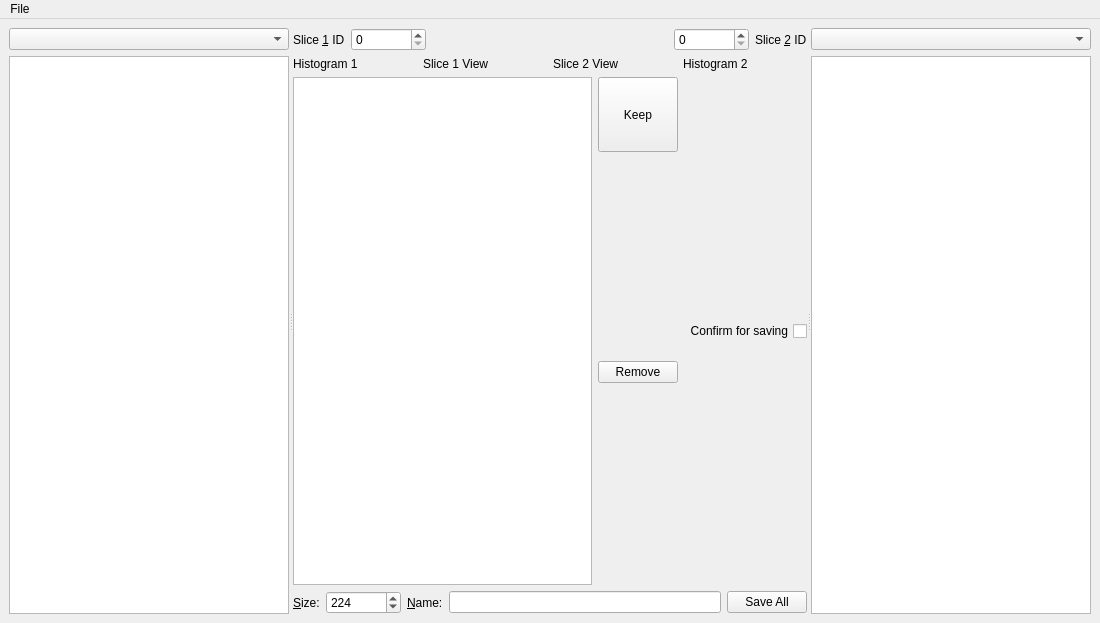
<?xml version="1.0" encoding="UTF-8"?>
<ui version="4.0">
 <class>SimpleGUI</class>
 <widget class="QMainWindow" name="SimpleGUI">
  <property name="geometry">
   <rect>
    <x>0</x>
    <y>0</y>
    <width>1100</width>
    <height>623</height>
   </rect>
  </property>
  <property name="windowTitle">
   <string>Image Slicer</string>
  </property>
  <property name="windowIcon">
   <iconset>
    <normaloff>:/ISS.ico</normaloff>:/ISS.ico</iconset>
  </property>
  <widget class="QWidget" name="mainWidget">
   <layout class="QHBoxLayout" name="horizontalLayout">
    <item>
     <layout class="QHBoxLayout" name="innerWidget">
      <item>
       <widget class="QSplitter" name="class_one_splitter">
        <property name="orientation">
         <enum>Qt::Horizontal</enum>
        </property>
        <property name="opaqueResize">
         <bool>true</bool>
        </property>
        <property name="childrenCollapsible">
         <bool>false</bool>
        </property>
        <widget class="QWidget" name="verticalLayoutWidget_5">
         <layout class="QVBoxLayout" name="verticalLayout_6">
          <item>
           <widget class="QComboBox" name="class1ComboBox"/>
          </item>
          <item>
           <widget class="QListWidget" name="class1List">
            <property name="sizePolicy">
             <sizepolicy hsizetype="Preferred" vsizetype="Expanding">
              <horstretch>0</horstretch>
              <verstretch>0</verstretch>
             </sizepolicy>
            </property>
            <property name="minimumSize">
             <size>
              <width>30</width>
              <height>0</height>
             </size>
            </property>
            <property name="baseSize">
             <size>
              <width>250</width>
              <height>0</height>
             </size>
            </property>
           </widget>
          </item>
         </layout>
        </widget>
        <widget class="QWidget" name="horizontalLayoutWidget">
         <layout class="QVBoxLayout" name="verticalLayout_3">
          <item>
           <layout class="QHBoxLayout" name="imagesViewHorizontalLayout">
            <item>
             <layout class="QVBoxLayout" name="rightImageLayout">
              <item>
               <layout class="QHBoxLayout" name="horizontalLayout_5">
                <item>
                 <widget class="QLabel" name="slice1Label">
                  <property name="text">
                   <string>Slice &amp;1 ID</string>
                  </property>
                  <property name="buddy">
                   <cstring>id1</cstring>
                  </property>
                 </widget>
                </item>
                <item>
                 <widget class="QSpinBox" name="id1">
                  <property name="sizePolicy">
                   <sizepolicy hsizetype="Expanding" vsizetype="Fixed">
                    <horstretch>0</horstretch>
                    <verstretch>0</verstretch>
                   </sizepolicy>
                  </property>
                  <property name="maximumSize">
                   <size>
                    <width>75</width>
                    <height>16777215</height>
                   </size>
                  </property>
                  <property name="layoutDirection">
                   <enum>Qt::LeftToRight</enum>
                  </property>
                  <property name="maximum">
                   <number>999999999</number>
                  </property>
                 </widget>
                </item>
                <item>
                 <spacer name="horizontalSpacer_2">
                  <property name="orientation">
                   <enum>Qt::Horizontal</enum>
                  </property>
                  <property name="sizeHint" stdset="0">
                   <size>
                    <width>40</width>
                    <height>20</height>
                   </size>
                  </property>
                 </spacer>
                </item>
               </layout>
              </item>
              <item>
               <layout class="QHBoxLayout" name="horizontalLayout_2">
                <item>
                 <widget class="QLabel" name="histogram1">
                  <property name="text">
                   <string>Histogram 1</string>
                  </property>
                 </widget>
                </item>
                <item>
                 <widget class="QLabel" name="slice1View">
                  <property name="maximumSize">
                   <size>
                    <width>300</width>
                    <height>300</height>
                   </size>
                  </property>
                  <property name="text">
                   <string>Slice 1 View</string>
                  </property>
                 </widget>
                </item>
               </layout>
              </item>
             </layout>
            </item>
            <item>
             <layout class="QVBoxLayout" name="leftImageLayout">
              <item>
               <layout class="QHBoxLayout" name="horizontalLayout_4">
                <item>
                 <spacer name="horizontalSpacer">
                  <property name="orientation">
                   <enum>Qt::Horizontal</enum>
                  </property>
                  <property name="sizeHint" stdset="0">
                   <size>
                    <width>40</width>
                    <height>20</height>
                   </size>
                  </property>
                 </spacer>
                </item>
                <item>
                 <widget class="QSpinBox" name="id2">
                  <property name="sizePolicy">
                   <sizepolicy hsizetype="Expanding" vsizetype="Fixed">
                    <horstretch>0</horstretch>
                    <verstretch>0</verstretch>
                   </sizepolicy>
                  </property>
                  <property name="maximumSize">
                   <size>
                    <width>75</width>
                    <height>16777215</height>
                   </size>
                  </property>
                  <property name="maximum">
                   <number>999999999</number>
                  </property>
                 </widget>
                </item>
                <item>
                 <widget class="QLabel" name="slice2Label">
                  <property name="text">
                   <string>Slice &amp;2 ID</string>
                  </property>
                  <property name="buddy">
                   <cstring>id2</cstring>
                  </property>
                 </widget>
                </item>
               </layout>
              </item>
              <item>
               <layout class="QHBoxLayout" name="horizontalLayout_3">
                <item>
                 <widget class="QLabel" name="slice2View">
                  <property name="maximumSize">
                   <size>
                    <width>300</width>
                    <height>300</height>
                   </size>
                  </property>
                  <property name="text">
                   <string>Slice 2 View</string>
                  </property>
                 </widget>
                </item>
                <item>
                 <widget class="QLabel" name="histogram2">
                  <property name="text">
                   <string>Histogram 2</string>
                  </property>
                 </widget>
                </item>
               </layout>
              </item>
             </layout>
            </item>
           </layout>
          </item>
          <item>
           <layout class="QVBoxLayout" name="verticalLayout">
            <item>
             <layout class="QHBoxLayout" name="horizontalLayout_7">
              <item>
               <widget class="QListWidget" name="pairsList">
                <property name="sizePolicy">
                 <sizepolicy hsizetype="Expanding" vsizetype="Preferred">
                  <horstretch>0</horstretch>
                  <verstretch>0</verstretch>
                 </sizepolicy>
                </property>
                <property name="minimumSize">
                 <size>
                  <width>0</width>
                  <height>100</height>
                 </size>
                </property>
               </widget>
              </item>
              <item>
               <layout class="QVBoxLayout" name="verticalLayout_2">
                <item>
                 <widget class="QPushButton" name="keepBtn">
                  <property name="minimumSize">
                   <size>
                    <width>0</width>
                    <height>75</height>
                   </size>
                  </property>
                  <property name="text">
                   <string>Keep</string>
                  </property>
                  <property name="shortcut">
                   <string>Return</string>
                  </property>
                  <property name="default">
                   <bool>false</bool>
                  </property>
                 </widget>
                </item>
                <item>
                 <spacer name="verticalSpacer_2">
                  <property name="orientation">
                   <enum>Qt::Vertical</enum>
                  </property>
                  <property name="sizeHint" stdset="0">
                   <size>
                    <width>20</width>
                    <height>40</height>
                   </size>
                  </property>
                 </spacer>
                </item>
                <item>
                 <widget class="QPushButton" name="removeBtn">
                  <property name="text">
                   <string>Remove</string>
                  </property>
                  <property name="shortcut">
                   <string>Del</string>
                  </property>
                 </widget>
                </item>
                <item>
                 <spacer name="verticalSpacer">
                  <property name="orientation">
                   <enum>Qt::Vertical</enum>
                  </property>
                  <property name="sizeHint" stdset="0">
                   <size>
                    <width>20</width>
                    <height>40</height>
                   </size>
                  </property>
                 </spacer>
                </item>
               </layout>
              </item>
              <item>
               <widget class="QCheckBox" name="confirmSave">
                <property name="layoutDirection">
                 <enum>Qt::RightToLeft</enum>
                </property>
                <property name="text">
                 <string>Confirm for saving</string>
                </property>
                <property name="checkable">
                 <bool>true</bool>
                </property>
                <property name="tristate">
                 <bool>false</bool>
                </property>
               </widget>
              </item>
             </layout>
            </item>
            <item>
             <layout class="QHBoxLayout" name="horizontalLayout_6">
              <item>
               <widget class="QLabel" name="sizeLbl">
                <property name="text">
                 <string>&amp;Size:</string>
                </property>
                <property name="buddy">
                 <cstring>sliceSize</cstring>
                </property>
               </widget>
              </item>
              <item>
               <widget class="QSpinBox" name="sliceSize">
                <property name="minimumSize">
                 <size>
                  <width>75</width>
                  <height>0</height>
                 </size>
                </property>
                <property name="maximum">
                 <number>1000000277</number>
                </property>
                <property name="singleStep">
                 <number>10</number>
                </property>
                <property name="value">
                 <number>224</number>
                </property>
               </widget>
              </item>
              <item>
               <widget class="QLabel" name="nameLbl">
                <property name="text">
                 <string>&amp;Name:</string>
                </property>
                <property name="textInteractionFlags">
                 <set>Qt::LinksAccessibleByMouse</set>
                </property>
                <property name="buddy">
                 <cstring>sliceNameEdit</cstring>
                </property>
               </widget>
              </item>
              <item>
               <widget class="QLineEdit" name="sliceNameEdit"/>
              </item>
              <item>
               <widget class="QPushButton" name="saveAll">
                <property name="text">
                 <string>Save All</string>
                </property>
               </widget>
              </item>
             </layout>
            </item>
           </layout>
          </item>
         </layout>
        </widget>
        <widget class="QWidget" name="verticalLayoutWidget_4">
         <layout class="QVBoxLayout" name="verticalLayout_5">
          <item>
           <widget class="QComboBox" name="class2ComboBox"/>
          </item>
          <item>
           <widget class="QListWidget" name="class2List">
            <property name="sizePolicy">
             <sizepolicy hsizetype="Preferred" vsizetype="Expanding">
              <horstretch>0</horstretch>
              <verstretch>0</verstretch>
             </sizepolicy>
            </property>
            <property name="baseSize">
             <size>
              <width>250</width>
              <height>0</height>
             </size>
            </property>
           </widget>
          </item>
         </layout>
        </widget>
       </widget>
      </item>
     </layout>
    </item>
   </layout>
  </widget>
  <widget class="QMenuBar" name="menuBar">
   <property name="geometry">
    <rect>
     <x>0</x>
     <y>0</y>
     <width>1100</width>
     <height>21</height>
    </rect>
   </property>
   <widget class="QMenu" name="menuFile">
    <property name="title">
     <string>File</string>
    </property>
    <addaction name="actionLoad_Directory"/>
    <addaction name="actionSave_To"/>
    <addaction name="separator"/>
    <addaction name="actionExit"/>
   </widget>
   <addaction name="menuFile"/>
  </widget>
  <action name="actionExit">
   <property name="text">
    <string>Exit</string>
   </property>
  </action>
  <action name="actionLoad_Directory">
   <property name="text">
    <string>Load Directory</string>
   </property>
  </action>
  <action name="actionSave_To">
   <property name="text">
    <string>Save To</string>
   </property>
  </action>
  <action name="actionImage_1_next">
   <property name="text">
    <string>Image 1 ↑</string>
   </property>
  </action>
  <action name="actionImage_2_next">
   <property name="text">
    <string>Image 2 ↑</string>
   </property>
  </action>
  <action name="actionImage_1_previous">
   <property name="text">
    <string>Image 1 ↓</string>
   </property>
  </action>
  <action name="actionImage_2_previous">
   <property name="text">
    <string>Image 2 ↓</string>
   </property>
  </action>
 </widget>
 <tabstops>
  <tabstop>class1List</tabstop>
  <tabstop>class2List</tabstop>
  <tabstop>pairsList</tabstop>
  <tabstop>keepBtn</tabstop>
  <tabstop>removeBtn</tabstop>
  <tabstop>confirmSave</tabstop>
  <tabstop>sliceSize</tabstop>
  <tabstop>sliceNameEdit</tabstop>
  <tabstop>saveAll</tabstop>
  <tabstop>id1</tabstop>
  <tabstop>id2</tabstop>
 </tabstops>
 <resources/>
 <connections/>
</ui>
